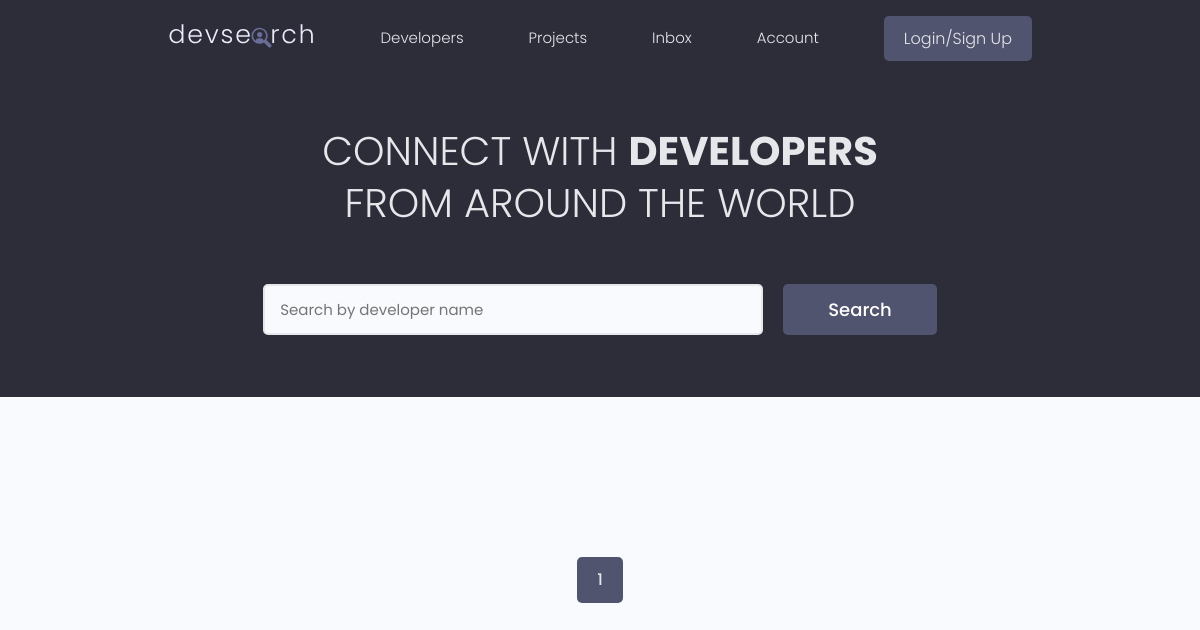
/, run on an earlier commit of the app's database.
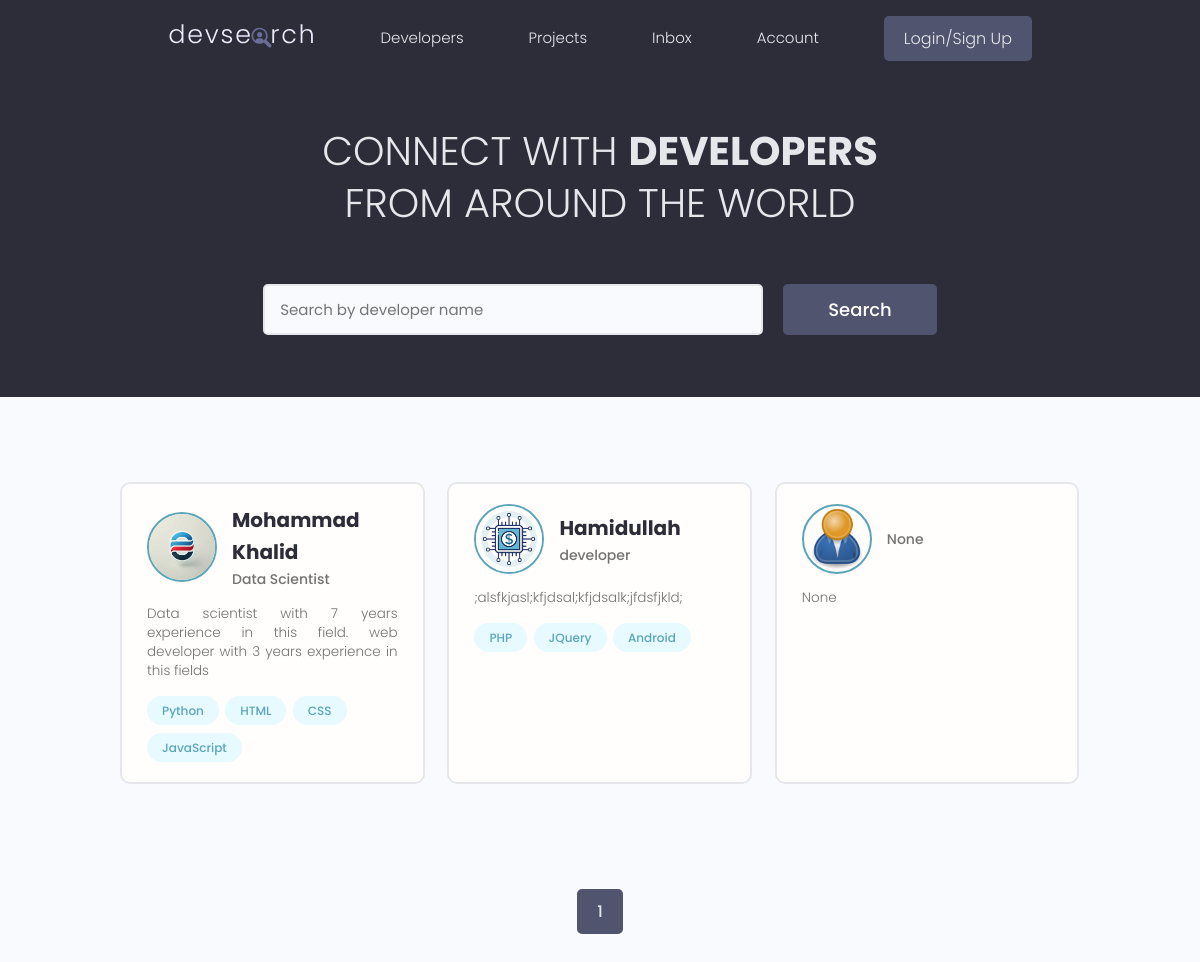
And on a later commit of the database.
### users/models.py (models this page shows, shortened)
class Profile(models.Model):
    user = models.OneToOneField(User, on_delete=models.CASCADE, null=True, blank=True)
    name = models.CharField(max_length=200, null=True, blank=True)
    email = models.EmailField(max_length=400, null=True, blank=True)
    username = models.CharField(max_length=200, null=True, blank=True)
    location = models.CharField(max_length=200, null=True, blank=True)
    short_intro = models.CharField(max_length=200, null=True, blank=True)
    bio = models.TextField(blank=True, null=True)
    profile_image = models.ImageField(null=True, blank=True, upload_to='profiles/', default='profiles/user-default.png')
    social_github = models.CharField(max_length=200, null=True, blank=True)
    social_facebook = models.CharField(max_length=200, null=True, blank=True)
    social_linkedin = models.CharField(max_length=200, null=True, blank=True)
    Website = models.CharField(max_length=200, null=True, blank=True)
    created = models.DateTimeField(auto_now_add=True)
    id = models.UUIDField(default=uuid.uuid4, unique=True, primary_key=True, editable=False)

class Skills(models.Model):
    owner = models.ForeignKey(Profile, on_delete=models.SET_NULL, null=True, blank=True)
    name = models.CharField(max_length=100, null=True, blank=True)
    description = models.TextField(null=True, blank=True)
    created = models.DateTimeField(auto_now_add=True)
    id = models.UUIDField(default=uuid.uuid4, unique=True, primary_key=True, editable=False)
    def __str__(self):
        return self.name

### users/views.py (the view)
# urls.py: path('',views.profiles, name="profiles"),
def profiles(request):
    profiles, search_query = searchProfile(request)
    custom_range, profiles = paginateProfiles(request, profiles, 6)
    context = {'profiles':profiles, 'search_query':search_query, 'custom_range':custom_range}
    return render(request, 'users/profiles.html', context)

### users/utils.py (called while the page is built)
def paginateProfiles(request, profiles, result):
    page = request.GET.get('page')
    paginator = Paginator(profiles, result)
    try:
        profiles = paginator.page(page)
    except PageNotAnInteger:
        page = 1
        profiles = paginator.page(page)
    except EmptyPage:
        page = paginator.num_pages
        profiles = paginator.page(page)
    leftIndex = (int(page) - 4)
    rightIndex = (int(page) + 5)
    if leftIndex < 1:
        leftIndex = 1
    if rightIndex > paginator.num_pages:
        rightIndex = paginator.num_pages + 1
    custom_range = range(leftIndex, rightIndex)
    return custom_range, profiles

def searchProfile(request):
    search_query = ''
    if request.GET.get('search_query'):
        search_query = request.GET.get('search_query')
    skills = Skills.objects.filter(
        Q(name__icontains = search_query)
    )
    profiles = Profile.objects.distinct().filter(
        Q(name__icontains = search_query) |
        Q(short_intro__icontains = search_query) |
        Q(skills__in = skills)
    )
    return profiles, search_query

### users/templates/users/profiles.html (shortened to what this page needs)
{% extends 'main.html' %}
{% block content %}
 <main class="home">
    <section class="hero-section text-center">
      <div class="container container--narrow">
        <div class="hero-section__box">
          <h2>CONNECT WITH <span>DEVELOPERS</span></h2>
          <h2>FROM AROUND THE WORLD</h2>
        </div>
        <div class="hero-section__search">
          <form class="form" action="#" method="get">
            <div class="form__field">
              <input class="input input--text" id="formInput#search" type="text" name="search_query"
                placeholder="Search by developer name" />
            </div>
            <input class="btn btn--sub btn--lg" type="submit" value="Search" />
          </form>
        </div>
      </div>
    </section>
    <section class="devlist">
      <div class="container">
        <div class="grid grid--three">
            {% for profile in profiles %}
          <div class="column card">
            <div class="dev">
              <a href="{% url 'user-profile' profile.id %}" class="card__body">
                <div class="dev__profile">
                  <img class="avatar avatar--md" src="{{profile.profile_image.url}}" alt="image" />
                  <div class="dev__meta">
                    <h3>{{profile.name}}</h3>
                    <h5>{{profile.short_intro}}</h5>
                  </div>
                </div>
                <p class="dev__info">
                 {{profile.bio|slice:"150"}}
                </p>
                <div class="dev__skills">
                {% for skill in profile.skills_set.all|slice:"5" %}
                  <span class="tag tag--pill tag--main">
                    <small>{{skill}}</small>
                  </span>
                  {% endfor %}
                </div>
              </a>
            </div>
          </div>
       {% endfor %}
        </div>
      </div>
    </section>
       {% include 'pagination.html' with queryset=profiles custom_range=custom_range %}
  </main>
{% endblock content%}

What changed in the data, as far as the page shows it:
added Profile: profile_image (picture), name "Mohammad Khalid", short_intro "Data Scientist", bio "Data scientist with 7 years experience in this field. web developer with 3 years experience in this fields"
added Skills: name "Python", shown under "Mohammad Khalid"
added Skills: name "HTML", shown under "Mohammad Khalid"
added Skills: name "CSS", shown under "Mohammad Khalid"
added Skills: name "JavaScript", shown under "Mohammad Khalid"
added Profile: profile_image (picture), name "Hamidullah", short_intro "developer", bio ";alsfkjasl;kfjdsal;kfjdsalk;jfdsfjkld;"
added Skills: name "PHP", shown under "Hamidullah"
added Skills: name "JQuery", shown under "Hamidullah"
added Skills: name "Android", shown under "Hamidullah"
added Profile: profile_image (placeholder picture), short_intro "None", bio "None"
